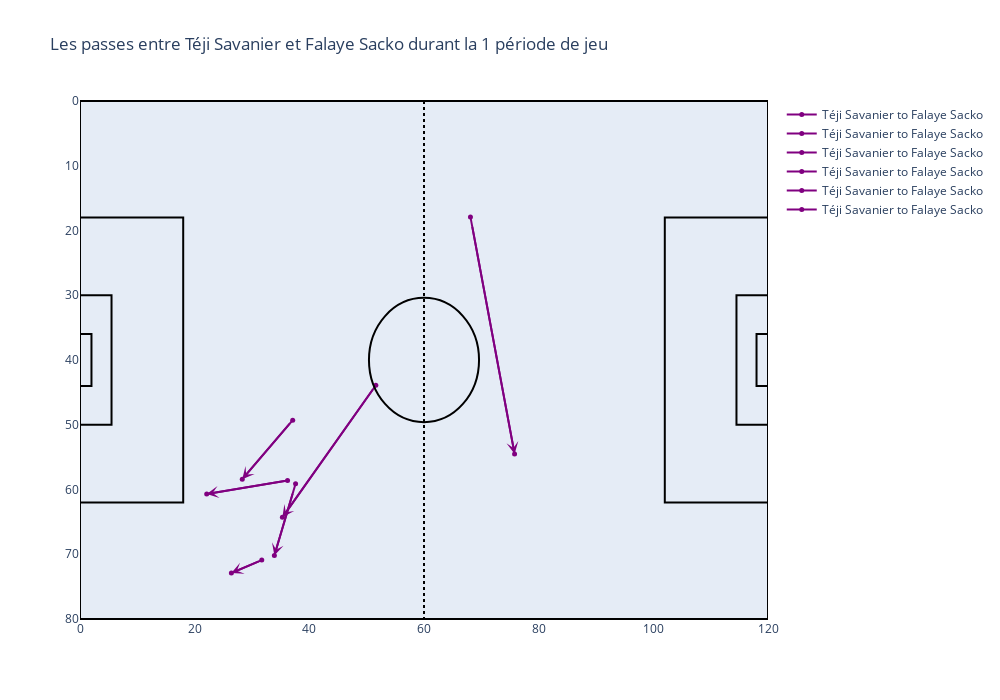

Notebook code for this chart:
### Markdown cell above
# Passes entre deux joueurs à la demande de l'entraîneur

### Code cell
Joueurs_passes(df_passes, 'Montpellier', 1, 'Téji Savanier', 'Falaye Sacko' )

### Figure 1 — Plotly figure (JSON) as saved in the notebook; plotly's stock layout.template omitted (floating-point values rounded to 4 significant figures)
{"data": [{"hoverinfo": "text", "line": {"color": "purple", "width": 2}, "marker": {"size": 5}, "mode": "lines+markers", "name": "Téji Savanier to Falaye Sacko", "text": "De: Téji Savanier<br>À: Falaye Sacko<br>X: 31.7 -> 26.4<br>Y: 70.9 -> 72.9", "type": "scatter", "x": [31.7, 26.4], "y": [70.9, 72.9]}, {"hoverinfo": "text", "line": {"color": "purple", "width": 2}, "marker": {"size": 5}, "mode": "lines+markers", "name": "Téji Savanier to Falaye Sacko", "text": "De: Téji Savanier<br>À: Falaye Sacko<br>X: 51.6 -> 35.3<br>Y: 43.9 -> 64.3", "type": "scatter", "x": [51.6, 35.3], "y": [43.9, 64.3]}, {"hoverinfo": "text", "line": {"color": "purple", "width": 2}, "marker": {"size": 5}, "mode": "lines+markers", "name": "Téji Savanier to Falaye Sacko", "text": "De: Téji Savanier<br>À: Falaye Sacko<br>X: 37.1 -> 28.3<br>Y: 49.3 -> 58.4", "type": "scatter", "x": [37.1, 28.3], "y": [49.3, 58.4]}, {"hoverinfo": "text", "line": {"color": "purple", "width": 2}, "marker": {"size": 5}, "mode": "lines+markers", "name": "Téji Savanier to Falaye Sacko", "text": "De: Téji Savanier<br>À: Falaye Sacko<br>X: 36.2 -> 22.1<br>Y: 58.6 -> 60.7", "type": "scatter", "x": [36.2, 22.1], "y": [58.6, 60.7]}, {"hoverinfo": "text", "line": {"color": "purple", "width": 2}, "marker": {"size": 5}, "mode": "lines+markers", "name": "Téji Savanier to Falaye Sacko", "text": "De: Téji Savanier<br>À: Falaye Sacko<br>X: 37.6 -> 33.9<br>Y: 59.1 -> 70.2", "type": "scatter", "x": [37.6, 33.9], "y": [59.1, 70.2]}, {"hoverinfo": "text", "line": {"color": "purple", "width": 2}, "marker": {"size": 5}, "mode": "lines+markers", "name": "Téji Savanier to Falaye Sacko", "text": "De: Téji Savanier<br>À: Falaye Sacko<br>X: 68.1 -> 75.8<br>Y: 17.9 -> 54.5", "type": "scatter", "x": [68.1, 75.8], "y": [17.9, 54.5]}], "layout": {"annotations": [{"arrowcolor": "purple", "arrowhead": 3, "arrowsize": 1, "arrowwidth": 2, "ax": 31.7, "axref": "x", "ay": 70.9, "ayref": "y", "showarrow": true, "x": 26.4, "xref": "x", "y": 72.9, "yref": "y"}, {"arrowcolor": "purple", "arrowhead": 3, "arrowsize": 1, "arrowwidth": 2, "ax": 51.6, "axref": "x", "ay": 43.9, "ayref": "y", "showarrow": true, "x": 35.3, "xref": "x", "y": 64.3, "yref": "y"}, {"arrowcolor": "purple", "arrowhead": 3, "arrowsize": 1, "arrowwidth": 2, "ax": 37.1, "axref": "x", "ay": 49.3, "ayref": "y", "showarrow": true, "x": 28.3, "xref": "x", "y": 58.4, "yref": "y"}, {"arrowcolor": "purple", "arrowhead": 3, "arrowsize": 1, "arrowwidth": 2, "ax": 36.2, "axref": "x", "ay": 58.6, "ayref": "y", "showarrow": true, "x": 22.1, "xref": "x", "y": 60.7, "yref": "y"}, {"arrowcolor": "purple", "arrowhead": 3, "arrowsize": 1, "arrowwidth": 2, "ax": 37.6, "axref": "x", "ay": 59.1, "ayref": "y", "showarrow": true, "x": 33.9, "xref": "x", "y": 70.2, "yref": "y"}, {"arrowcolor": "purple", "arrowhead": 3, "arrowsize": 1, "arrowwidth": 2, "ax": 68.1, "axref": "x", "ay": 17.9, "ayref": "y", "showarrow": true, "x": 75.8, "xref": "x", "y": 54.5, "yref": "y"}], "height": 700, "shapes": [{"line": {"color": "Black"}, "type": "rect", "x0": 0, "x1": 120, "y0": 0, "y1": 80}, {"line": {"color": "Black", "dash": "dot"}, "type": "line", "x0": 60, "x1": 60, "y0": 0, "y1": 80}, {"line": {"color": "Black"}, "type": "rect", "x0": 0, "x1": 18, "y0": 18, "y1": 62}, {"line": {"color": "Black"}, "type": "rect", "x0": 102, "x1": 120, "y0": 18, "y1": 62}, {"line": {"color": "Black"}, "type": "rect", "x0": 0, "x1": 5.5, "y0": 30, "y1": 50}, {"line": {"color": "Black"}, "type": "rect", "x0": 114.5, "x1": 120, "y0": 30, "y1": 50}, {"line": {"color": "Black"}, "type": "rect", "x0": 0, "x1": 2, "y0": 36, "y1": 44}, {"line": {"color": "Black"}, "type": "rect", "x0": 118, "x1": 120, "y0": 36, "y1": 44}, {"line": {"color": "Black"}, "type": "circle", "x0": 50.4, "x1": 69.6, "xref": "x", "y0": 30.4, "y1": 49.6, "yref": "y"}], "title": {"text": "Les passes entre Téji Savanier et Falaye Sacko durant la 1 période de jeu"}, "width": 1000, "xaxis": {"range": [0, 120], "showgrid": false, "zeroline": false}, "yaxis": {"autorange": "reversed", "range": [0, 80], "showgrid": false, "zeroline": false}}}
